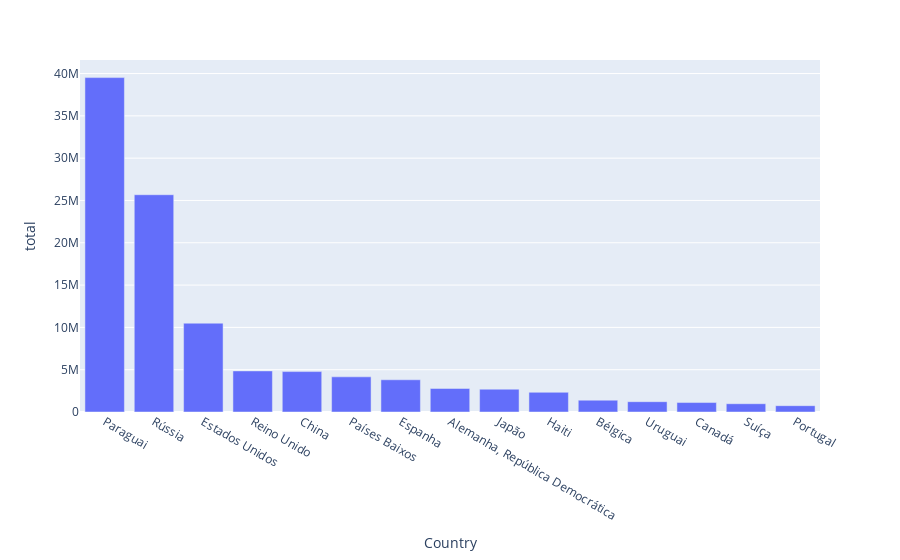

Here is the notebook cell this chart was saved with:
### Code cell
# TOP 15 by value - from 2007 to 2022

px.bar(val_by_country.top_k(15, by="total"), x="Country", y="total")

### Figure 1 — Plotly figure (JSON) as saved in the notebook; plotly's stock layout.template omitted (floating-point values rounded to 4 significant figures)
{"data": [{"alignmentgroup": "True", "hovertemplate": "Country=%{x}<br>total=%{y}<extra></extra>", "legendgroup": "", "marker": {"color": "#636efa", "pattern": {"shape": ""}}, "name": "", "offsetgroup": "", "orientation": "v", "showlegend": false, "textposition": "auto", "type": "bar", "x": ["Paraguai", "Rússia", "Estados Unidos", "Reino Unido", "China", "Países Baixos", "Espanha", "Alemanha, República Democrática", "Japão", "Haiti", "Bélgica", "Uruguai", "Canadá", "Suíça", "Portugal"], "xaxis": "x", "y": [39520550, 25677644, 10494605, 4855708, 4776915, 4156362, 3808552, 2784446, 2694583, 2327208, 1398977, 1219878, 1116255, 976980, 746701], "yaxis": "y"}], "layout": {"barmode": "relative", "legend": {"tracegroupgap": 0}, "margin": {"t": 60}, "xaxis": {"anchor": "y", "domain": [0, 1], "title": {"text": "Country"}}, "yaxis": {"anchor": "x", "domain": [0, 1], "title": {"text": "total"}}}}
